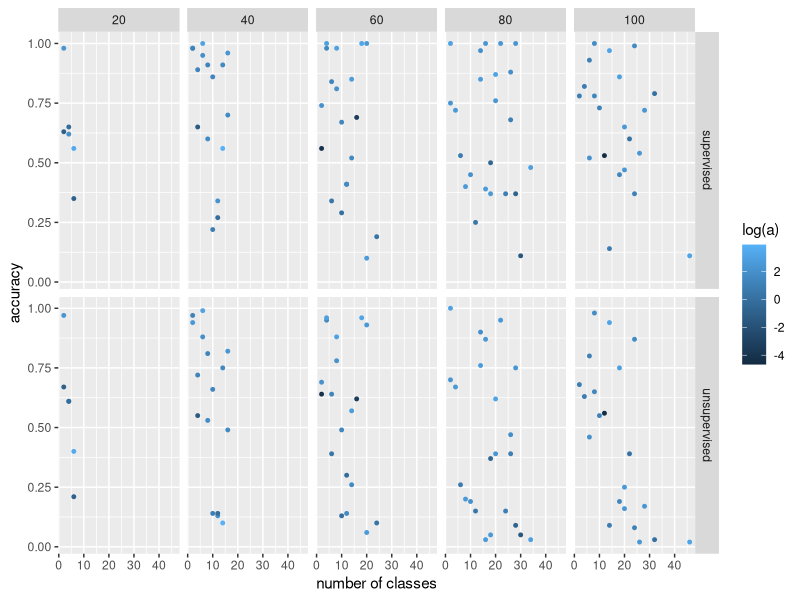
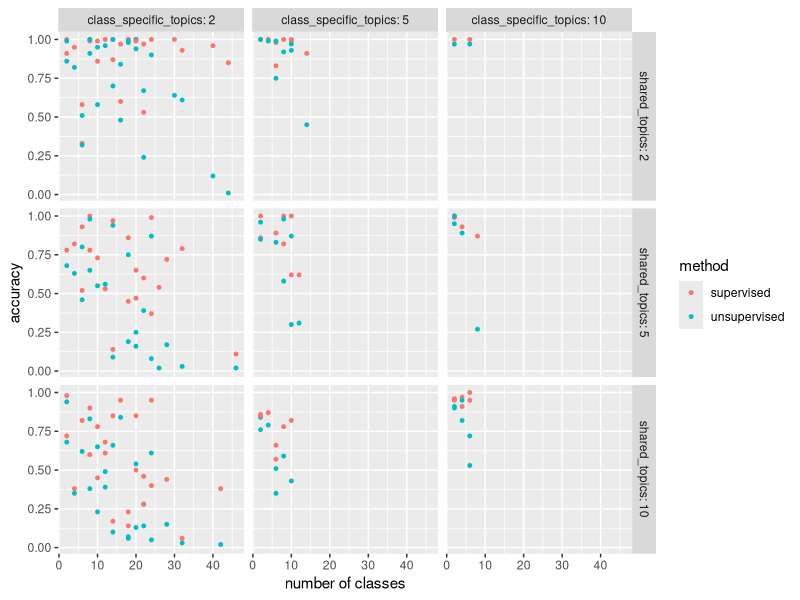
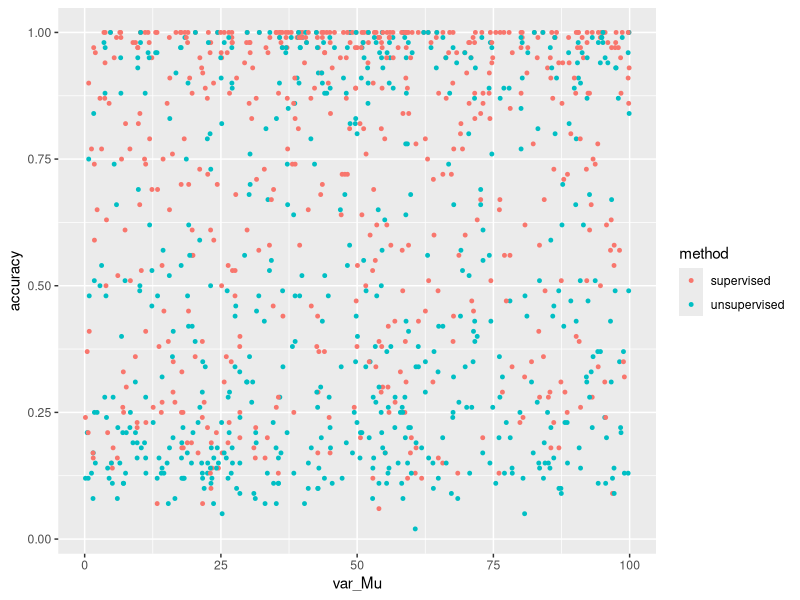
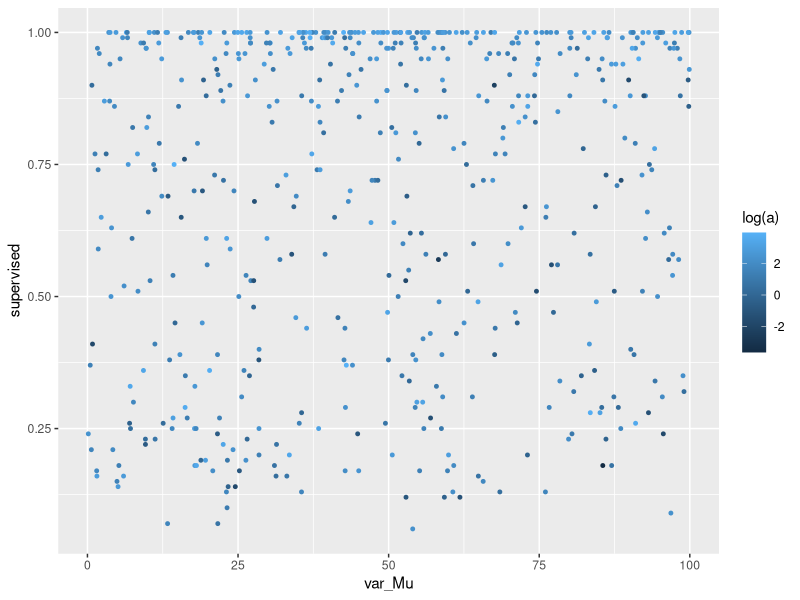
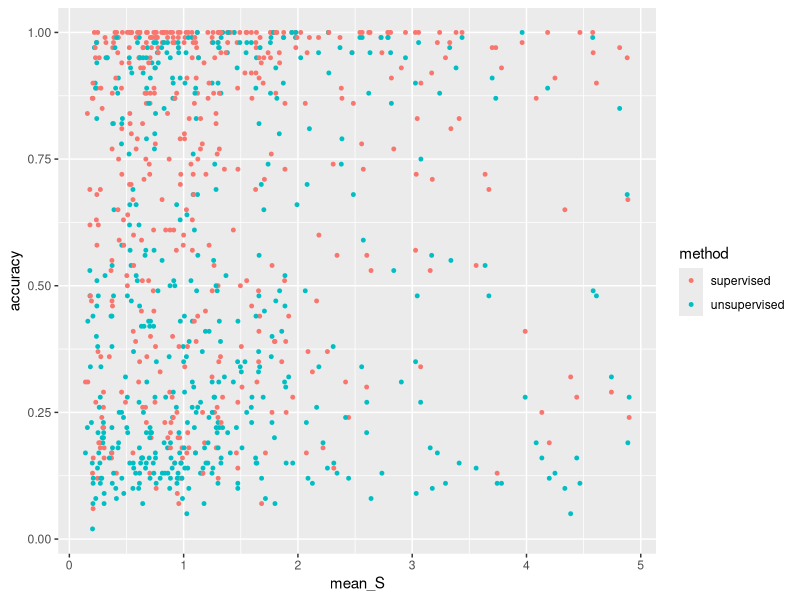
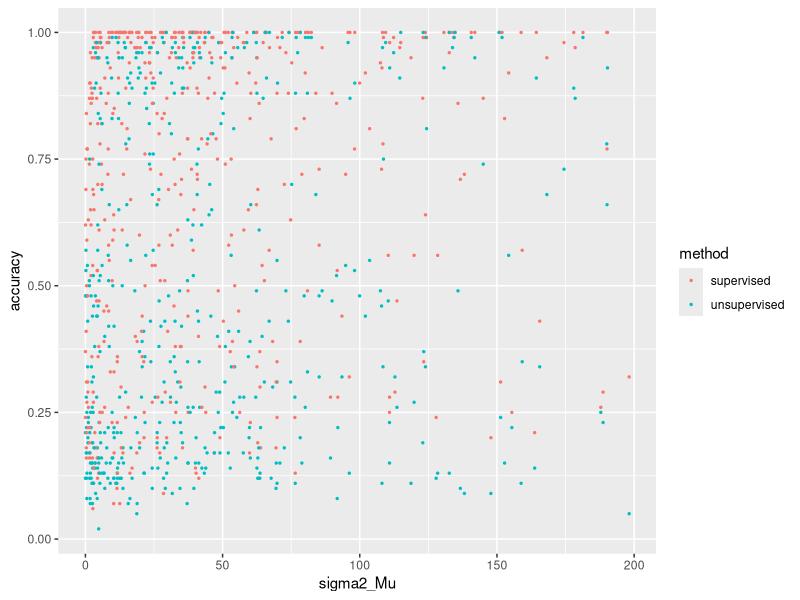
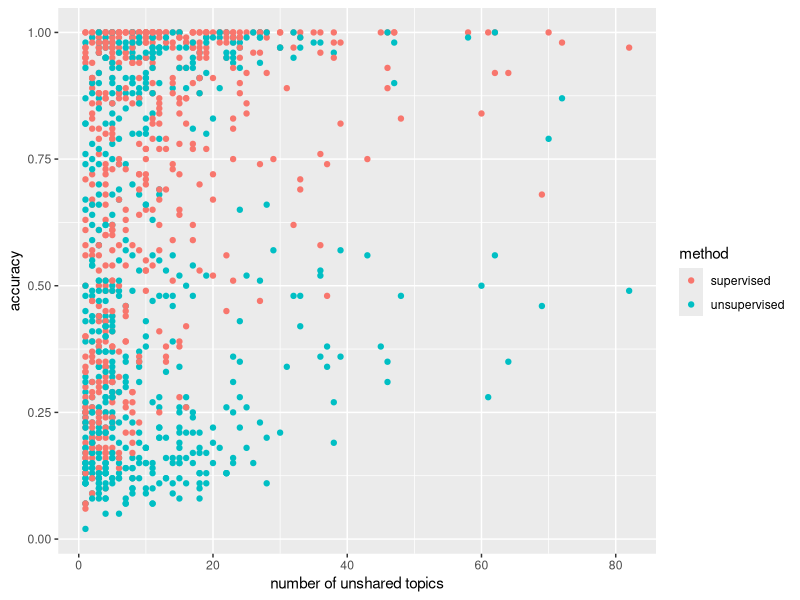
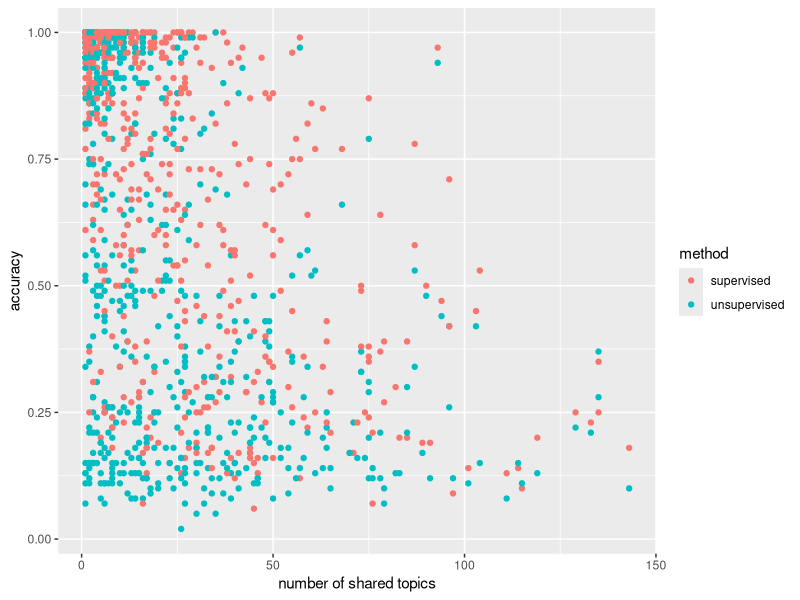

Source code (R) for these figures, in order:
## ---- chunk 1
knitr::opts_chunk$set(echo = TRUE)
## ---- chunk 2
library(tidyverse)
library(ggplot2)
## ---- chunk 3
res_fix_ntopic = read.csv("../data/res_fix_ntopic.csv") # read data
res_sum = apply(res_fix_ntopic, 1, function(x) c(mean(x[18:22]), mean(x[23:27]), sd(x[18:22]), sd(x[23:27]))) # calculate average accuracy and sd for all folds
res_fix_ntopic = res_fix_ntopic %>% 
  select(d, nlabel, a, supervised, unsupervised) %>%
  mutate(supervised_mean = res_sum[1,], unsupervised_mean = res_sum[2,],
               supervised_sd = res_sum[3,], unsupervised_sd = res_sum[4,])
## ---- chunk 4
# compare stability
table(res_fix_ntopic$supervised_mean>res_fix_ntopic$unsupervised_mean)
table(res_fix_ntopic$supervised_sd<res_fix_ntopic$unsupervised_sd)
## ---- chunk 5
res_fix_ntopic %>%
  pivot_longer(supervised:unsupervised, names_to = "method", values_to = "accuracy") %>%
  ggplot(aes(x=nlabel,y=accuracy,color=log(a))) + geom_point(size=1) +
  labs(x="number of classes") + facet_grid(method ~ d,space ="free_x")
ggsave("figure1_fix_ntopic_dimension.png", dpi = 150, width = 6, height = 4)
## ---- chunk 6
res_d100 = read.csv("../data/res_d100.csv")  # read data
res_sum = apply(res_d100, 1, function(x) c(mean(x[18:22]), mean(x[23:27]), sd(x[18:22]), sd(x[23:27]))) # calculate average accuracy and sd for all folds
res_d100 = res_d100 %>%
  select(k0, k1, nlabel, a, supervised, unsupervised) %>%
  mutate(supervised_mean = res_sum[1,], unsupervised_mean = res_sum[2,],
         supervised_sd = res_sum[3,], unsupervised_sd = res_sum[4,])
names(res_d100)[1:2] = c("class_specific_topics", "shared_topics")
## ---- chunk 7
# compare stability
table(res_d100$supervised_mean>res_d100$unsupervised_mean)
table(res_d100$supervised_sd<res_d100$unsupervised_sd)
## ---- chunk 8
res_d100 %>%
  pivot_longer(supervised:unsupervised, names_to = "method", values_to = "accuracy") %>%
  ggplot(aes(x=nlabel,y=accuracy,color=method)) +
  geom_point(size=1) + 
  labs(x="number of classes") +
  facet_grid(shared_topics ~ class_specific_topics, labeller = label_both)
ggsave("figure2_d100_k0_k1.png", dpi = 150, width = 6, height = 4)
## ---- chunk 9
res_random = read.csv("../data/res_random.csv")

res_sum = apply(res_random ,1, function(x) c(mean(x[18:22]), mean(x[23:27]), sd(x[18:22]), sd(x[23:27]))) # calculate average accuracy and sd for all folds
table(res_sum[1,]>res_sum[2,])
table(res_sum[3,]<res_sum[4,])
res_random = res_random %>%
  select(d, k0, k1, nlabel, a, supervised, unsupervised,mu_Mu, sigma2_Mu,alpha_Lambda, beta_Lambda) %>%
  mutate(var_Mu = beta_Lambda/(alpha_Lambda-1)*sigma2_Mu,
         mean_Lambda = (alpha_Lambda-0.5)/beta_Lambda,
         mean_S = alpha_Lambda/(beta_Lambda - 1))
## ---- chunk 10
res_random %>%
  pivot_longer(supervised:unsupervised, names_to = "method", values_to = "accuracy") %>%
  #ggplot(aes(x=log(var_Mu),y=accuracy, color=method)) + 
  ggplot(aes(x=var_Mu,y=accuracy, color=method)) + 
  geom_point(size=1)


res_random %>%
  #ggplot(aes(x=log(var_Mu),y=accuracy, color=method)) + 
  ggplot(aes(x=var_Mu,y=supervised, color=log(a))) + 
  geom_point(size=1)
## ---- chunk 11
res_random %>%
  filter(mean_S<5&mean_S>0) %>%
  pivot_longer(supervised:unsupervised, names_to = "method", values_to = "accuracy") %>%
  #ggplot(aes(x=log(var_Mu),y=accuracy, color=method)) + 
  ggplot(aes(x=mean_S,y=accuracy, color=method)) + 
  geom_point(size=1)
## ---- chunk 12
res_random %>%
  filter(sigma2_Mu<200) %>%
  pivot_longer(supervised:unsupervised, names_to = "method", values_to = "accuracy") %>%
  #ggplot(aes(x=log(var_Mu),y=accuracy, color=method)) + 
  ggplot(aes(x=sigma2_Mu,y=accuracy, color=method)) + 
  geom_point(size=0.5)
## ---- chunk 13
res=res_random %>%
  pivot_longer(supervised:unsupervised, names_to = "method", values_to = "accuracy")

ggplot(res,aes(x=k0,y=accuracy,color=method))+geom_point()+labs(x="number of unshared topics")
ggplot(res,aes(x=k1,y=accuracy,color=method))+geom_point()+labs(x="number of shared topics")
ggplot(res,aes(x=nlabel*k0-k1,y=accuracy,color=method))+geom_point()+labs(x="k0*nlabel-k1")
ggplot(res,aes(x=d,y=accuracy,color=method))+geom_point()+labs(x="dimension of data")
ggplot(res,aes(x=nlabel,y=accuracy,color=method))+geom_point()+labs(x="number of labels")

